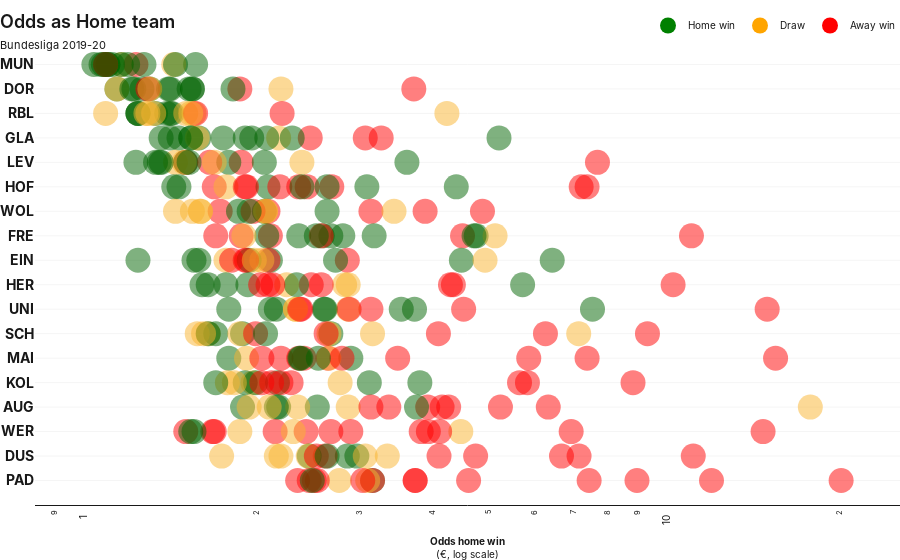
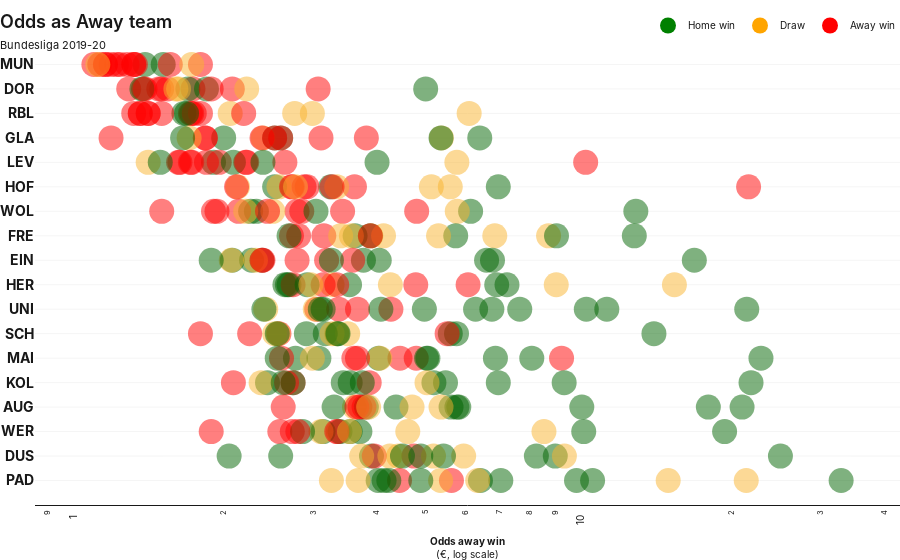

Source (notebook cell) for these figures, in order:
### Markdown cell above
### #4: Line Scatter

### Code cell
def teamsOdds(ha):
    
    odds_col = f'Odds {ha.lower().replace("team","win")}'
    
    table_order = {'MUN': 1, 'DOR': 2, 'RBL': 3, 'GLA': 4, 'LEV': 5, 'HOF': 6, 'WOL': 7, 'FRE': 8, 'EIN': 9, 'HER': 10, 'UNI': 11, 'SCH': 12, 'MAI': 13, 'KOL': 14, 'AUG': 15, 'WER': 16, 'DUS': 17, 'PAD': 18}
    teams_order = {value:key for key, value in table_order.items()} 

    yticks = []
    for n in range(18,0,-1):
        yticks.append(f'<b>{teams_order[n]}</b>')
    
    ##########

    fig = go.Figure()
        
    for team in table_order.keys():
        
        n = 19 - table_order[team]
                
        dfx = df.loc[df[ha]==team]
                
        teams_odds = dfx[odds_col]
        
        cs = [f'rgba({colors["Home win"]["r"]},{colors["Home win"]["g"]},{colors["Home win"]["b"]}, 0.5)' if x == 'Home win' else f'rgba({colors["Draw"]["r"]},{colors["Draw"]["g"]},{colors["Draw"]["b"]}, 0.5)' if x == 'Draw' else f'rgba({colors["Away win"]["r"]},{colors["Away win"]["g"]},{colors["Away win"]["b"]}, 0.5)' if x == 'Away win' else 'black' for x in dfx['Result']]
            
        ts = [x for x in dfx['Description']]
            
        fig.add_trace(go.Scatter(
                x=[x for x in teams_odds], y=[n for x in teams_odds],  
                showlegend=False,
                mode='markers', marker=dict(color=cs, size=25, symbol='circle'), 
                text=ts, hovertemplate='%{text}</span><extra></extra>'
            ))
        
    fig.add_trace(go.Scatter(x=[0], y=[0], name = 'Home win', showlegend=True, mode='markers', marker=dict(color='green', size=25,), hoverinfo='skip'))
    fig.add_trace(go.Scatter(x=[0], y=[0], name = 'Draw', showlegend=True, mode='markers', marker=dict(color='orange', size=25,), hoverinfo='skip'))
    fig.add_trace(go.Scatter(x=[0], y=[0], name = 'Away win', showlegend=True, mode='markers', marker=dict(color='red', size=25,), hoverinfo='skip'))
      
    headline, subhead, xaxes_title, yaxes_title, figHeight, marginTop, showLegend = f'Odds as {ha}', 'Bundesliga 2019-20 ', None, None, 600, 40, True
    customChartDefaultStyling.styling(fig, headline, subhead, xaxes_title, yaxes_title, figHeight, marginTop, showLegend)
    
    fig.update_layout(
        yaxis = dict(
            tickmode = 'array',
            tickvals = [x for x in range(1,len(teams_order)+1)],
            ticktext = yticks
        )
    )
    
    fig.update_xaxes(tickfont=dict(size=10), title=f'<b>{odds_col}</b><br>(€, log scale)', type="log")
    fig.update_yaxes(tickfont=dict(size=14), ticklabelposition="outside", range=[0,19])
    
    fig.show()
        
teamsOdds('Home team')
teamsOdds('Away team')
